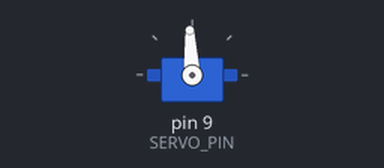
Simulated run of this sketch. Board: Arduino Uno, built with avr-gcc and run on an emulated ATmega328P. On the bench: servo. What the sketch prints to the serial monitor is not drawn.

Above: at 0.1 s.
At 1.15 s:
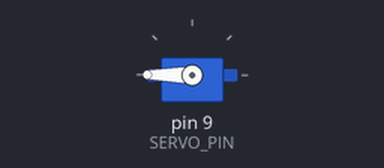
At 2.2 s:
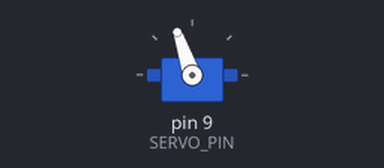
At 4.6 s:
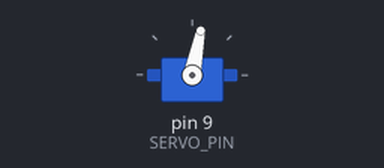
Timing chart, 0 to 6.1 s (numbered marks = the images above):
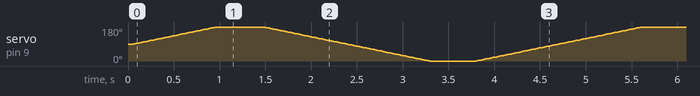

The sketch:

servo_test.ino
```cpp
/*
  🚀 Servo Motor Control Module (Precision + Smooth Motion)

  Features:
  - Smooth angle transition
  - Configurable limits
  - Reusable function design
  - Safe movement control

  Author: Venkateswarlu Reddy
*/

#include <Servo.h>

#define SERVO_PIN 9

#define MIN_ANGLE 0
#define MAX_ANGLE 180
#define STEP_DELAY 10   // Speed of movement (lower = faster)

Servo myServo;

int currentAngle = 90; // Start from center

void setup() {
  Serial.begin(9600);

  myServo.attach(SERVO_PIN);
  myServo.write(currentAngle);

  Serial.println(F("\n=============================="));
  Serial.println(F(" SERVO MOTOR TEST MODULE "));
  Serial.println(F("=============================="));
  Serial.println(F("Smooth motion enabled\n"));
}

void loop() {
  // Sweep from MIN to MAX
  moveServoSmooth(currentAngle, MAX_ANGLE);

  delay(500);

  // Sweep back from MAX to MIN
  moveServoSmooth(MAX_ANGLE, MIN_ANGLE);

  delay(500);
}

// 🔄 Smooth movement function
void moveServoSmooth(int startAngle, int endAngle) {

  if (startAngle < endAngle) {
    for (int angle = startAngle; angle <= endAngle; angle++) {
      myServo.write(angle);
      currentAngle = angle;
      delay(STEP_DELAY);
    }
  }
  else {
    for (int angle = startAngle; angle >= endAngle; angle--) {
      myServo.write(angle);
      currentAngle = angle;
      delay(STEP_DELAY);
    }
  }
}
```
